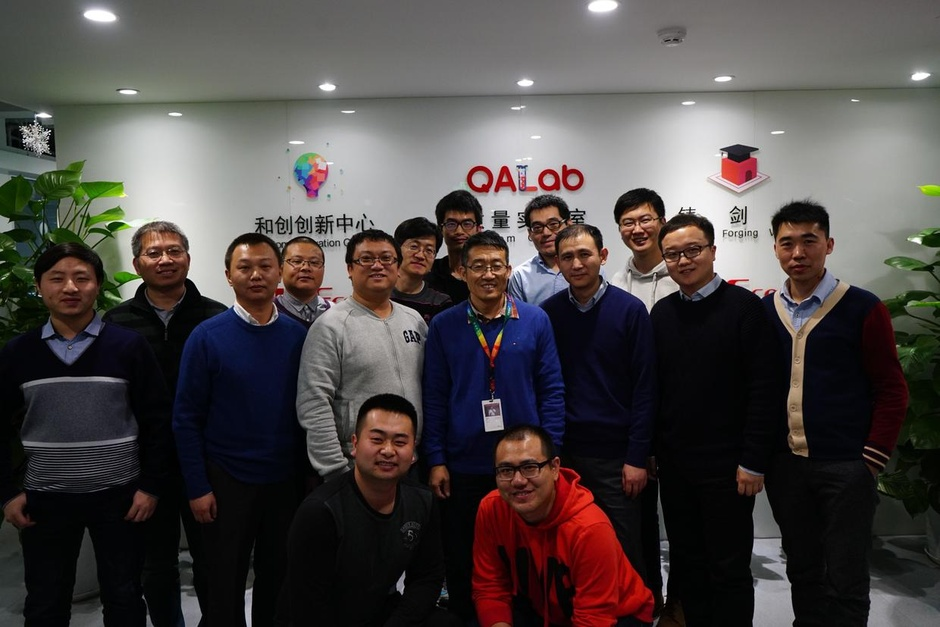
#> input picture 03.jpg, 940 x 627 px, shrunk from 1240 x 827 before the run
$ python faceDetection.py
#> lines starting #> are read from the running program, lines starting #| are printed output that depends on the picture; after the words box and inside, x2 and y2 are one past the last pixel; in counts of white or black regions, pixels touching at a corner belong together
import cv2

filename = '03.jpg'
face_patterns = cv2.CascadeClassifier('haarcascade_frontalface_alt.xml')
#eye_patterns  = cv2.CascadeClassifier('haarcascade_eye_tree_eyeglasses.xml')
image = cv2.imread(filename)
#> image is the input picture: shape (627, 940, 3); mean B, G, R 70.1, 71.1, 76.6
image_gray = cv2.cvtColor(image, cv2.COLOR_BGR2GRAY)
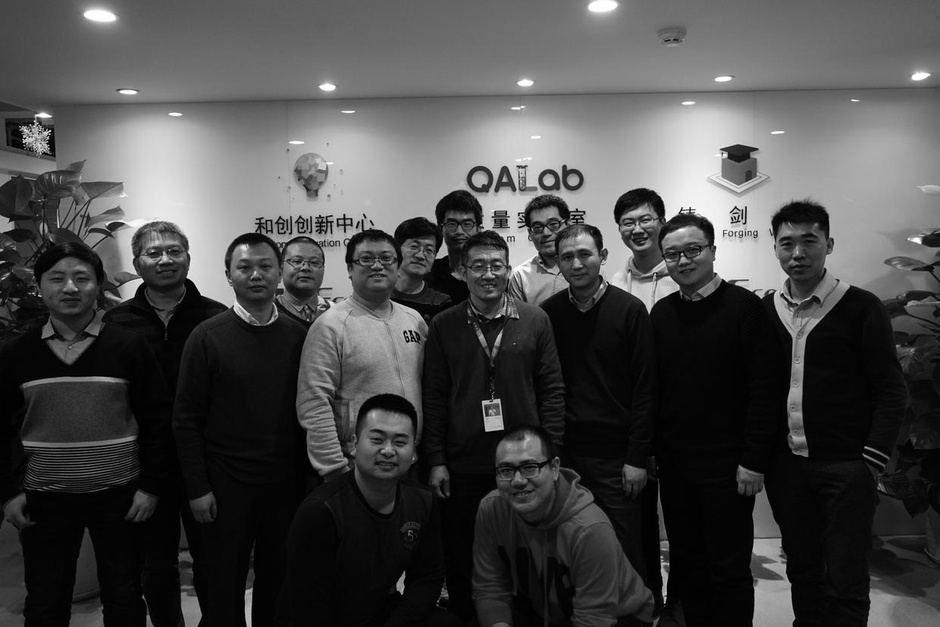
#> image_gray: shape (627, 940); min 0, max 255, mean 72.6
# cv2.imshow("original photo", image)
# cv2.imshow("gray photo", image_gray)

faces = face_patterns.detectMultiScale(
        image,
        scaleFactor=1.1, #每次滑窗尺寸放大倍数（脸离镜头远近，滑窗尺寸的放缩）
        minNeighbors=3,
        minSize=(30, 30),   #脸的最小像素尺寸
        maxSize=(70, 70)) #脸的最打像素尺寸
#> faces = 15 rows, first 6: [615, 204, 45, 45], [283, 244, 45, 45], [438, 207, 43, 43], [524, 208, 45, 45], [553, 238, 49, 49], [399, 231, 45, 45]
for (x, y, w, h) in faces:
    cv2.rectangle(image, (x, y), (x+w, y+h), (0, 255, 0), 2)
#> this loop made 15 passes
#> (x, y, w, h) on passes 1 to 12: (615, 204, 45, 45), (283, 244, 45, 45), (438, 207, 43, 43), (524, 208, 45, 45), (553, 238, 49, 49), (399, 231, 45, 45), (139, 232, 53, 53), (351, 238, 51, 51), (228, 246, 55, 55), (461, 246, 54, 54), (359, 417, 60, 60), (769, 221, 57, 57)
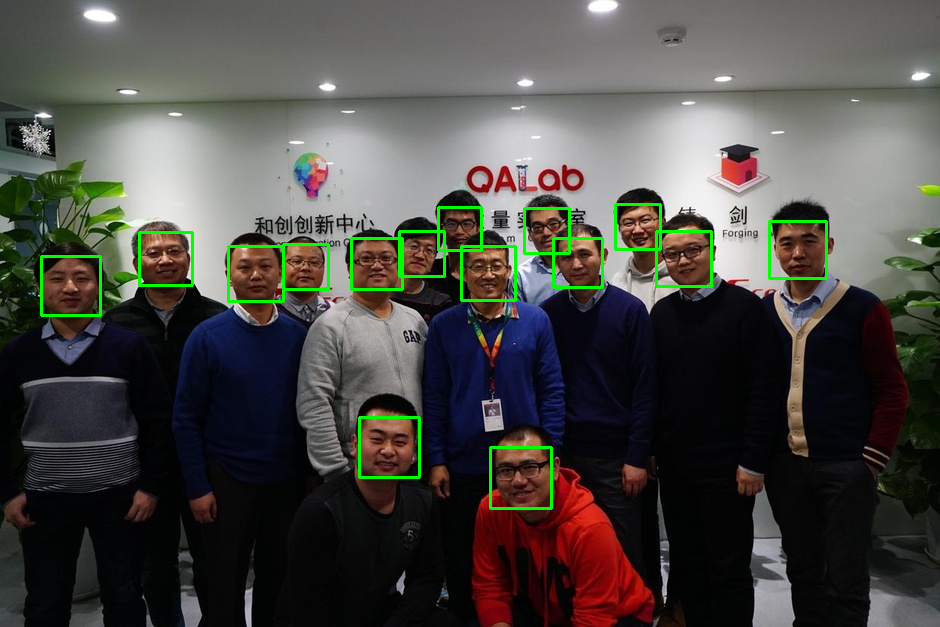
#> image: shape (627, 940, 3); 1.53% of pixels changed, all inside (x1, y1, x2, y2) = (40, 203, 828, 510)
# [9 lines of commented-out code are left out]

print("发现{0}个人脸!".format(len(faces)))
#| 发现15个人脸!
#cv2.imwrite('Detected_face.jpg', image)
cv2.imshow('Detected_face.jpg', image)
cv2.waitKey(0)
cv2.destroyAllWindows()

$ run again, with 02.jpg copied over 03.jpg
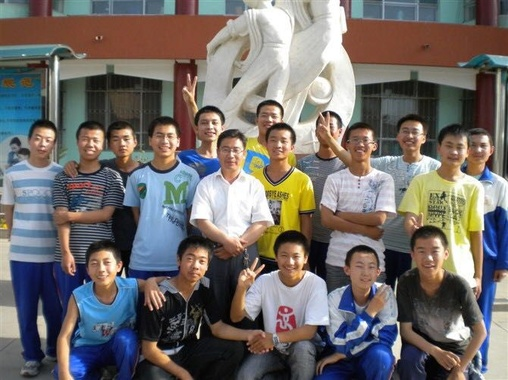
#> input picture 02.jpg, 508 x 380 px, shrunk from 670 x 502 before the run
#> image is the input picture: shape (380, 508, 3); mean B, G, R 106.2, 108.7, 113.9
#> `image_gray = cv2.cvtColor(image, cv2.COLOR_BGR2GRAY)`:
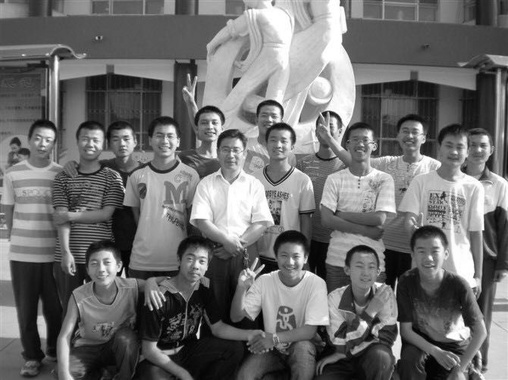
#> image_gray: shape (380, 508); min 0, max 255, mean 110
#> faces = [[193, 110, 33, 33], [147, 122, 37, 37], [261, 128, 36, 36], [436, 131, 38, 38], [214, 136, 34, 34], [408, 236, 40, 40], [273, 243, 35, 35], [83, 248, 37, 37], [177, 245, 37, 37], [346, 252, 38, 38]]
#> the loop `for (x, y, w, h) in faces:` made 10 passes
#> after the loop `for (x, y, w, h) in faces:`:
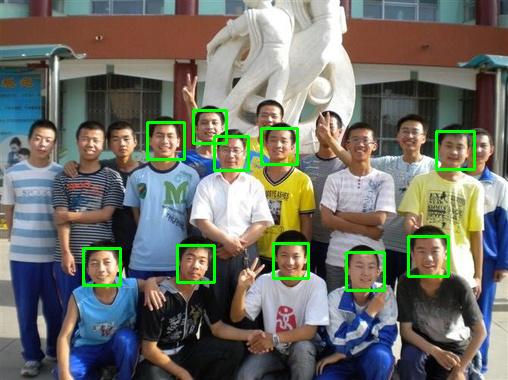
#> image: shape (380, 508, 3); 2.24% of pixels changed, all inside (x1, y1, x2, y2) = (82, 109, 476, 292)
#| 发现10个人脸!

$ run again, with 04.jpg copied over 03.jpg
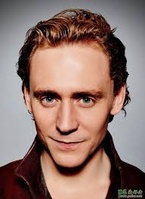
#> input picture 04.jpg, 145 x 199 px, shrunk from 192 x 263 before the run
#> image is the input picture: shape (199, 145, 3); mean B, G, R 108, 116.2, 143.2
#> `image_gray = cv2.cvtColor(image, cv2.COLOR_BGR2GRAY)`:
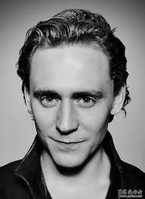
#> image_gray: shape (199, 145); min 0, max 223, mean 123.4
#> faces = ()
#| 发现0个人脸!
